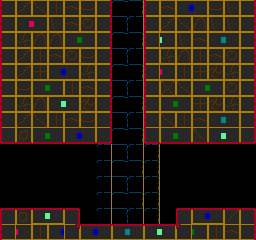

Below is a game level as drawn by its tile map, then a one-line description and the .tmx file that defines it, in full:
An orthogonal 16x15 tile map with 16x16 px tiles, 2 tile layers (back, front) and 4 objects (Lift).

<map version="1.0" orientation="orthogonal" width="16" height="15" tilewidth="16" tileheight="16">
 <tileset firstgid="1" name="tiles1" tilewidth="16" tileheight="16">
  <image source="../../img/tiles/tiles0.gif" trans="ff00ff" width="256" height="256" />
 </tileset>
 <layer name="back" width="16" height="15">
  <data encoding="csv">
0,0,0,0,0,0,182,131,132,198,0,0,0,0,0,0,
0,0,0,0,0,0,182,147,148,198,0,0,0,0,0,0,
0,0,0,0,0,0,182,131,132,198,0,0,0,0,0,0,
0,0,0,0,0,0,182,147,148,198,0,0,0,0,0,0,
0,0,0,0,0,0,182,131,132,198,0,0,0,0,0,0,
0,0,0,0,0,0,182,147,148,198,0,0,0,0,0,0,
0,0,0,0,0,0,182,131,132,198,0,0,0,0,0,0,
0,0,0,0,0,0,182,147,148,198,0,0,0,0,0,0,
0,0,0,0,0,0,182,131,132,198,0,0,0,0,0,0,
0,0,0,0,0,0,182,147,148,198,0,0,0,0,0,0,
0,0,0,0,0,0,182,131,132,198,0,0,0,0,0,0,
0,0,0,0,0,0,182,147,148,198,0,0,0,0,0,0,
0,0,0,0,0,0,182,131,132,198,0,0,0,0,0,0,
0,0,0,0,0,0,182,147,148,198,0,0,0,0,0,0,
0,0,0,0,0,0,182,131,132,198,0,0,0,0,0,0
</data>
 </layer>
 <layer name="front" width="16" height="15">
  <data encoding="csv">
97,98,99,100,101,102,104,0,0,97,101,67,68,102,103,104,
113,81,82,103,101,114,120,0,0,113,98,99,119,103,103,120,
97,118,119,119,65,66,104,0,0,97,70,103,101,71,72,104,
97,98,100,101,114,102,104,0,0,97,118,119,100,101,114,104,
113,98,116,67,68,118,120,0,0,113,82,100,116,117,118,120,
97,102,65,66,100,101,104,0,0,97,115,99,65,66,114,104,
97,118,119,69,70,117,104,0,0,97,65,66,116,117,118,104,
113,98,99,100,101,102,120,0,0,113,99,100,101,71,72,120,
17,18,1,2,3,4,24,0,0,17,1,2,21,5,6,24,
0,0,0,0,0,0,0,0,0,0,0,0,0,0,0,0,
0,0,0,0,0,0,0,0,0,0,0,0,0,0,0,0,
0,0,0,0,0,0,0,0,0,0,0,0,0,0,0,0,
0,0,0,0,0,0,0,0,0,0,0,0,0,0,0,0,
33,34,53,54,40,0,0,0,0,0,0,33,51,52,38,40,
113,82,100,67,134,51,52,55,56,53,54,133,66,100,101,104
</data>
 </layer>
 <objectgroup name="lines" width="16" height="15">
  <properties>
   <property name="map_tile" value="2" />
   <property name="type" value="[&quot;n&quot;,&quot;e&quot;,&quot;w&quot;]" />
  </properties>
  <object x="256" y="208">
   <polyline points="0,0 -80,0 -80,16 -176,16 -176,0 -256,0" />
  </object>
  <object x="0" y="32">
   <polyline points="0,0 0,112 112,112 112,-32" />
  </object>
  <object x="144" y="0">
   <polyline points="0,0 0,144 112,144 112,32" />
  </object>
 </objectgroup>
 <objectgroup name="objects" width="16" height="15">
  <object name="Lift" gid="232" x="112" y="208" />
 </objectgroup>
</map>
